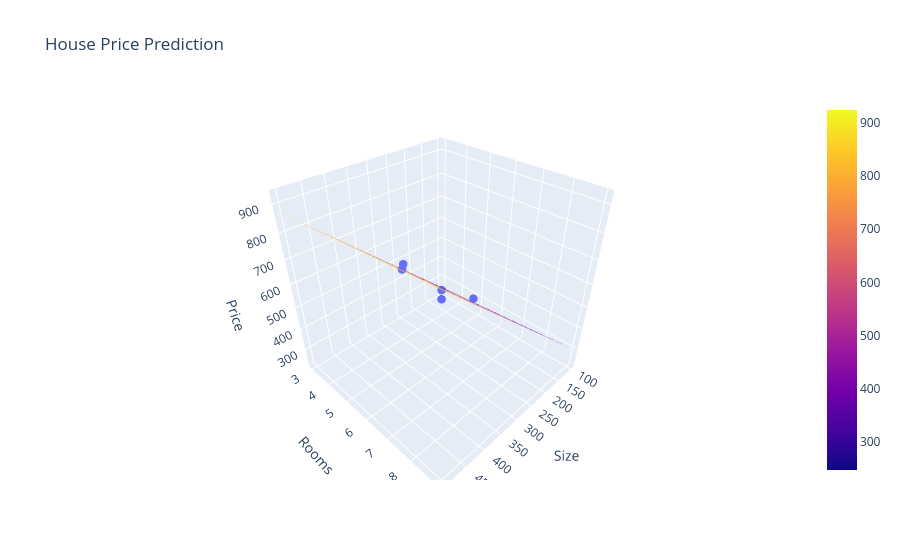

The code cell stored with this chart in its notebook:
### Code cell
# fig = plt.figure(figsize=(8,6))
# ax = fig.add_subplot(111, projection='3d')
# ax.scatter(df['Size'], df['Rooms'], df['Price'])
# ax.plot_surface(X_surf, y_surf, z_surf, alpha=0.5)
# ax.set_xlabel('size')
# ax.set_ylabel('rooms')
# ax.set_zlabel("price")
# plt.show()

fig = go.Figure()
# Actual data
fig.add_trace(
    go.Scatter3d(
        x=df['Size'],
        y=df['Rooms'],
        z=df["Price"],
        mode='markers',
        marker=dict(size=5)
    )
)

# Predicted and Regression Data
fig.add_trace(
    go.Surface(
        x=X_surf,
        y=y_surf,
        z=z_surf,
        opacity=0.5
    )
)

fig.update_layout(
    title='House Price Prediction',
    scene={
        "xaxis_title" : "Size",
        "yaxis_title" : "Rooms",
        "zaxis_title" : "Price"
    }
)

### Figure 1 — Plotly figure (JSON) as saved in the notebook; plotly's stock layout.template omitted (floating-point values rounded to 4 significant figures; data arrays with more than 128 entries replaced by an {"elided": "..."} marker saying what was removed)
{"data": [{"marker": {"size": 5}, "mode": "markers", "type": "scatter3d", "x": [200, 500, 450, 290, 100], "y": [6, 9, 7, 4, 3], "z": [450, 900, 850, 550, 230]}, {"opacity": 0.5, "type": "surface", "x": {"elided": "20x20 float values"}, "y": {"elided": "20x20 float values"}, "z": {"elided": "20x20 float values"}}], "layout": {"scene": {"xaxis": {"title": {"text": "Size"}}, "yaxis": {"title": {"text": "Rooms"}}, "zaxis": {"title": {"text": "Price"}}}, "title": {"text": "House Price Prediction"}}}
